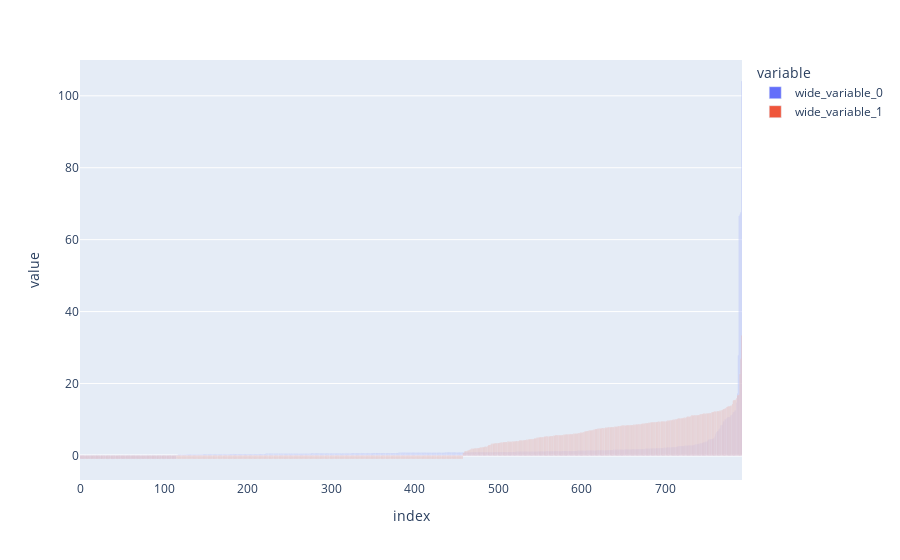

Notebook cell for this chart:
### Code cell
resultsO = sorted(
    [r for r in results if "Optimization" in r.errors],
    key=lambda r: r.errors["Optimization"],
)
resultsS = sorted(
    [r for r in results if "Scaramuzza" in r.errors],
    key=lambda r: r.errors["Scaramuzza"],
)

# df_ = df[~df["error"].isna()].sort_values("error")

px.bar(
    y=[
        sorted([r.errors["Optimization"] for r in resultsO]),
        sorted([r.errors["Scaramuzza"] for r in resultsS]),
    ],
    barmode="overlay",
)

### Figure 1 — Plotly figure (JSON) as saved in the notebook; plotly's stock layout.template omitted (floating-point values rounded to 4 significant figures; data arrays with more than 128 entries replaced by an {"elided": "..."} marker saying what was removed)
{"data": [{"alignmentgroup": "True", "hovertemplate": "variable=wide_variable_0<br>index=%{x}<br>value=%{y}<extra></extra>", "legendgroup": "wide_variable_0", "marker": {"color": "#636efa", "opacity": 0.5, "pattern": {"shape": ""}}, "name": "wide_variable_0", "offsetgroup": "wide_variable_0", "orientation": "v", "showlegend": true, "textposition": "auto", "type": "bar", "x": {"elided": "792 int values"}, "xaxis": "x", "y": {"elided": "792 float values"}, "yaxis": "y"}, {"alignmentgroup": "True", "hovertemplate": "variable=wide_variable_1<br>index=%{x}<br>value=%{y}<extra></extra>", "legendgroup": "wide_variable_1", "marker": {"color": "#EF553B", "opacity": 0.5, "pattern": {"shape": ""}}, "name": "wide_variable_1", "offsetgroup": "wide_variable_1", "orientation": "v", "showlegend": true, "textposition": "auto", "type": "bar", "x": {"elided": "792 int values"}, "xaxis": "x", "y": {"elided": "792 float values"}, "yaxis": "y"}], "layout": {"autosize": true, "barmode": "overlay", "legend": {"title": {"text": "variable"}, "tracegroupgap": 0}, "margin": {"t": 60}, "xaxis": {"anchor": "y", "autorange": true, "domain": [0, 1], "range": [-0.5, 791.5], "title": {"text": "index"}, "type": "linear"}, "yaxis": {"anchor": "x", "autorange": true, "domain": [0, 1], "range": [-6.84, 110.0], "title": {"text": "value"}, "type": "linear"}}}
